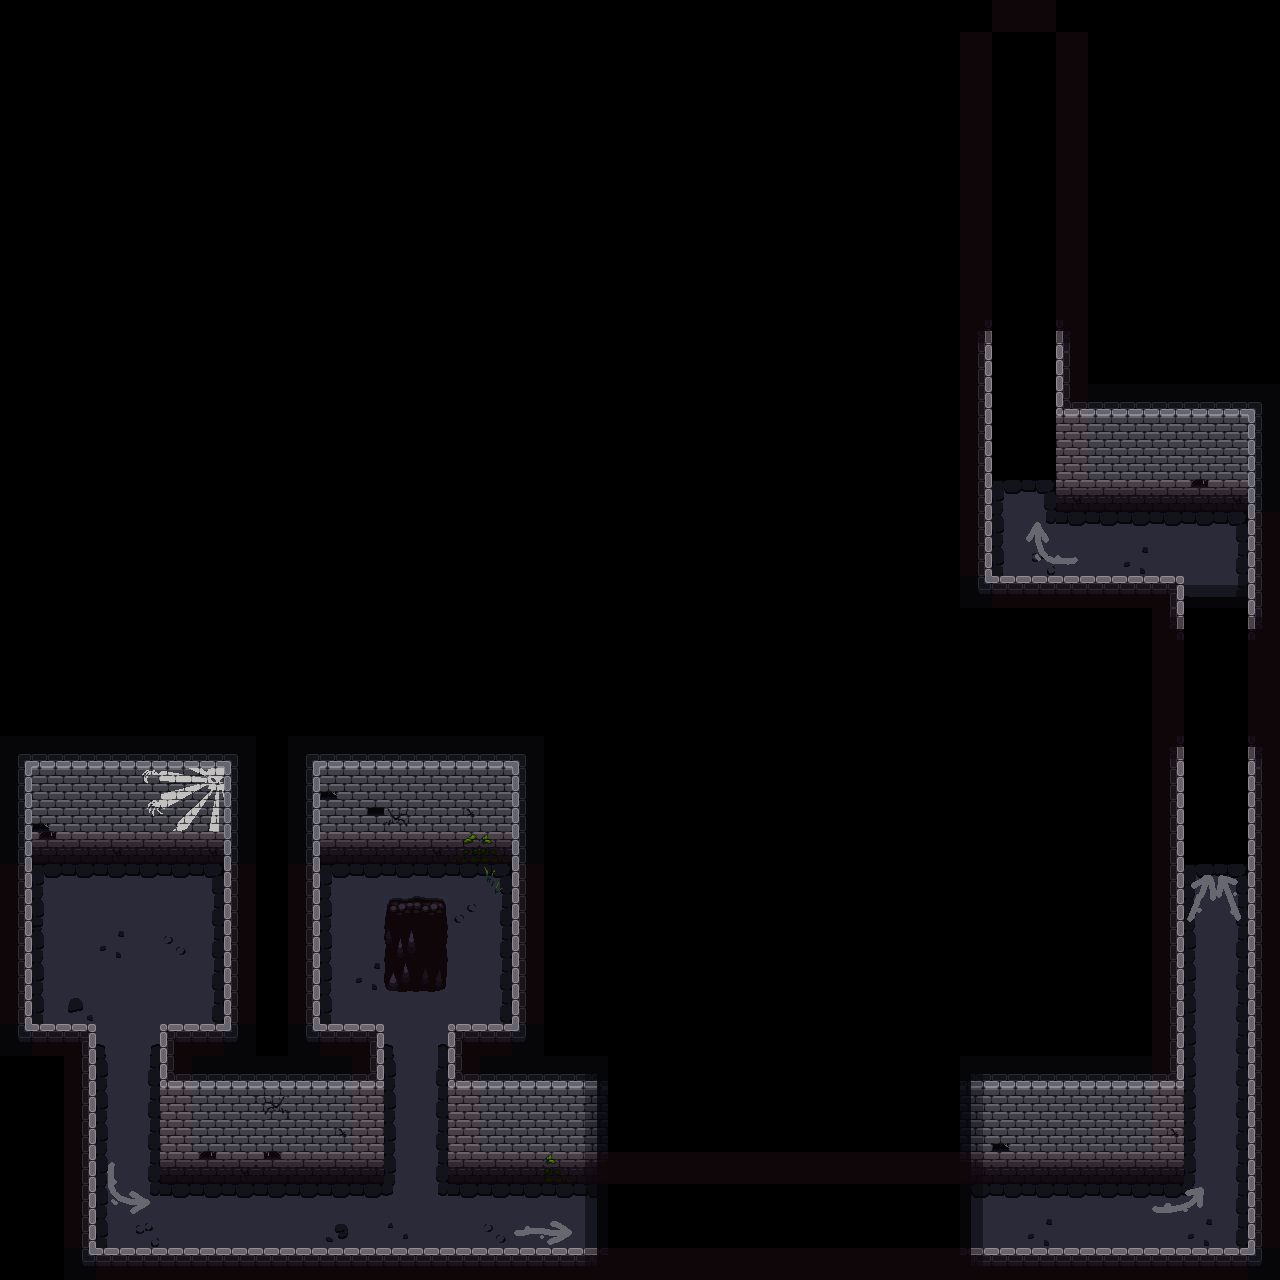

A level layout from a 2D game, rendered from its tile map. Below: a short description, then the map file with tile-grid data replaced by summaries:
An orthogonal 40x40 tile map with 32x32 px tiles, 3 tile layers (стены, видимое, украшения), 8 tilesets and 10 objects (2x door, player, level_change_trigger).

<map version="1.10" tiledversion="1.10.2" orientation="orthogonal" renderorder="right-down" width="40" height="40" tilewidth="32" tileheight="32" infinite="0" nextlayerid="12" nextobjectid="18">
 <tileset firstgid="1" source="Подземелье/TimeTravel_MedievalDungeon/0_TimeTravel_Dungeon.tsx" />
 <tileset firstgid="257" source="Подземелье/TimeTravel_MedievalDungeon/0_TimeTravel_DungeonDoors.tsx" />
 <tileset firstgid="491" source="Подземелье/TimeTravel_MedievalDungeon/0_InvisibleWall.tsx" />
 <tileset firstgid="492" source="Подземелье/TimeTravel_MedievalDungeon/0_Dark.tsx" />
 <tileset firstgid="522" source="Подземелье/TimeTravel_MedievalDungeon/0_TimeTravel_Arrows.tsx" />
 <tileset firstgid="538" source="Подземелье/TimeTravel_MedievalDungeon/0_TimeTravel_Note.tsx" />
 <tileset firstgid="541" source="Подземелье/TimeTravel_MedievalDungeon/0_TimeTravel_Grass.tsx" />
 <tileset firstgid="543" source="Подземелье/TimeTravel_MedievalDungeon/0_TimeTravel_WoodenTablet.tsx" />
 <layer id="6" name="стены" width="40" height="40">
  <data>[1600 cells, 212 non-empty, 1 distinct tile ids]</data>
 </layer>
 <layer id="1" name="видимое" width="40" height="40" opacity="0.97">
  <data>[1600 cells, 499 non-empty, 60 distinct tile ids]</data>
 </layer>
 <layer id="7" name="украшения" width="40" height="40">
  <data>[1600 cells, 28 non-empty, 20 distinct tile ids]</data>
 </layer>
 <objectgroup id="5" name="объекты">
  <object id="2" type="player" gid="165" x="114" y="943" width="32" height="32" />
  <object id="5" type="door" gid="361" x="1184" y="800" width="32" height="32" />
  <object id="6" type="door" gid="361" x="992" y="416" width="32" height="32" />
  <object id="7" type="level_change_trigger" gid="361" x="1008" y="64" width="32" height="32">
   <properties>
    <property name="level" value="level2.tmx" />
   </properties>
  </object>
  <object id="11" gid="540" x="103" y="965" width="32" height="32" />
  <object id="13" gid="2147484188" x="129" y="956" width="32" height="32" />
  <object id="14" gid="538" x="79" y="922" width="32" height="32" />
  <object id="15" gid="539" x="147" y="911" width="32" height="32" />
  <object id="16" gid="2147484187" x="67" y="951" width="32" height="32" />
  <object id="17" gid="1073742362" x="165" y="969" width="32" height="32" />
 </objectgroup>
</map>
